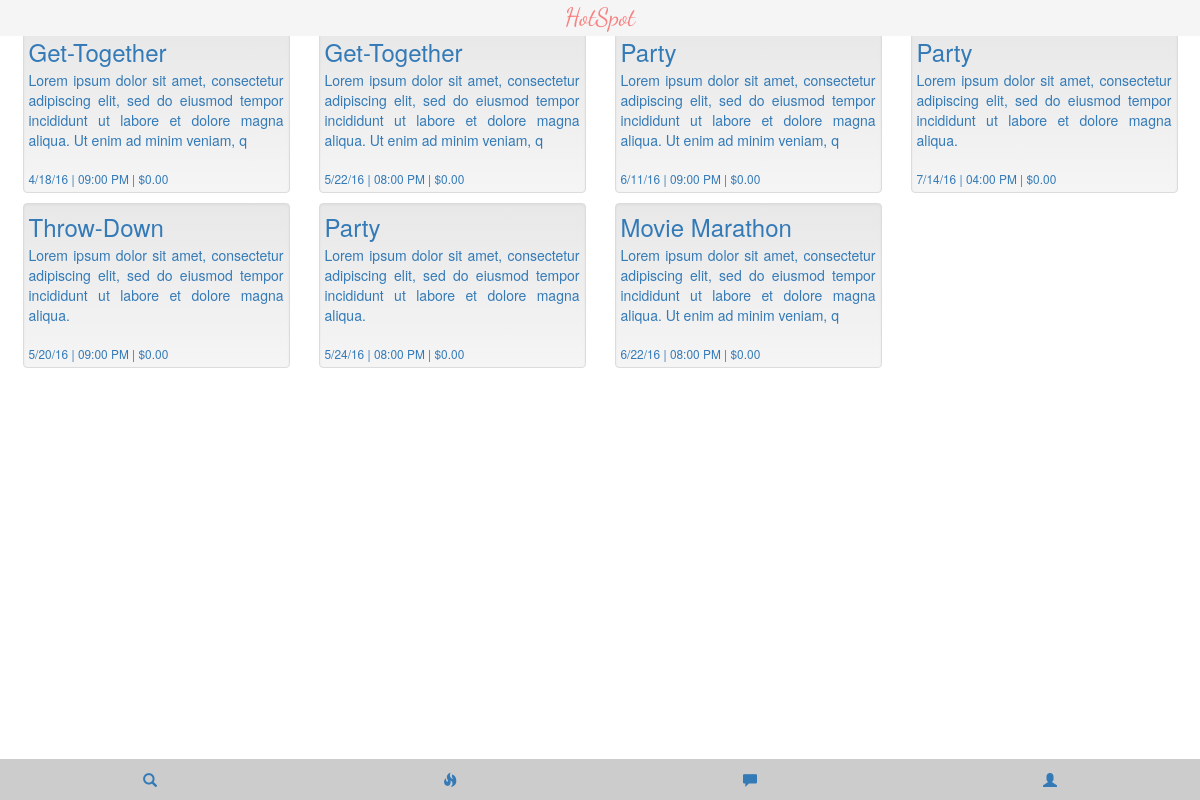
The page /list.php (signed in) on the database its author committed.
### tables this page shows
CREATE TABLE `event` (
  `E_ID` int(11) NOT NULL,
  `E_CREATOR` int(7) NOT NULL,
  `E_TITLE` char(255) NOT NULL,
  `E_LAT_DEG` int(2) NOT NULL,
  `E_LAT_MIN` int(2) NOT NULL,
  `E_LAT_SEC` int(2) NOT NULL,
  `E_LONG_DEG` int(2) NOT NULL,
  `E_LONG_MIN` int(2) NOT NULL,
  `E_LONG_SEC` tinyint(2) NOT NULL,
  `E_DATE` date NOT NULL,
  `E_TIME_START` time NOT NULL,
  `E_TIME_END` time DEFAULT NULL,
  `E_TYPE` varchar(255) NOT NULL,
  `E_DESC` longtext NOT NULL,
  `E_PRIVATE` char(1) NOT NULL,
  `E_AGE_GROUP` varchar(20) DEFAULT NULL,
  `E_PRICE` float(5,2) NOT NULL,
  `E_FOOD` char(1) NOT NULL,
  `E_FOOD_TYPE` char(3) DEFAULT NULL,
  `E_DRINK` char(1) NOT NULL,
  `E_DRINK_TYPE` char(3) DEFAULT NULL,
  `E_BYO` char(1) NOT NULL,
  `E_ATTIRE` char(1) NOT NULL,
  `E_ATTIRE_TYPE` char(3) DEFAULT NULL,
  `E_SPONSOR` char(1) NOT NULL,
  `E_SPONSOR_TITLE` char(255) DEFAULT NULL,
  `USER_U_ID` int(7) NOT NULL,
  `LT_FOOD_F_FOOD_TYPE` char(3) DEFAULT NULL,
  `LT_ATTIRE_ATT_ATTIRE_TYPE` char(3) DEFAULT NULL,
  `LT_DRINK_D_DRINK_TYPE` char(3) DEFAULT NULL,
  `LT_AGE_AGE_CODE` int(3) DEFAULT NULL,
  `E_MUSIC_TYPE` char(50) DEFAULT NULL
);

### list.php (the view, shortened to what this page needs)
<!DOCTYPE html>
<html lang="en">
  <head>
    <link rel="stylesheet" type="text/css" href="css/list.css">
    <link rel="stylesheet" href="css/bootstrap-theme.min.css">
  </head>
  <body>
    <div class="container">
      <?php include("header.php"); ?>
      <br style="line-height:38px;" />
      <div class="row">
        <?php
        include("connection.php");
        $sql = "select E_ID, E_TITLE, DATE_FORMAT(E_DATE,'%c/%e/%y'),
        TIME_FORMAT(E_TIME_START,'%h:%i %p'), SUBSTRING(E_DESC, 1, 150),
        E_PRICE from EVENT where E_DATE >= CURDATE() AND E_PRIVATE = 'N'
        order by E_DATE, E_TIME_START;";
        $result = $conn->query($sql);
        if ($result->num_rows > 0) {
          while($row = $result->fetch_assoc()) {
            $EID = $row["E_ID"];
            echo "<a href=\"event.php?EID=$EID\" class=\"item\">
            <div class=\"well\"><h3>".
            $row["E_TITLE"].
            "</h3><p class=\"text-justify\">".
            $row["SUBSTRING(E_DESC, 1, 150)"].
            "</p><br/><p class=\"small\">".
            $row["DATE_FORMAT(E_DATE,'%c/%e/%y')"].
            " | ".
            $row["TIME_FORMAT(E_TIME_START,'%h:%i %p')"].
            " | &#36;".
            $row["E_PRICE"].
            "</p></div></a>";
          }
        } else {
          echo "0 results";
        }
        ?>
      </div>
    </div>
    <div>
    <?php include("nav.php"); ?>
    </div>
  </body>
</html>

### rows shown on the page
event: E_TITLE "Get-Together", SUBSTRING "Lorem ipsum dolor sit amet, consectetur adipiscing elit, sed do eiusmod tempor incididunt ut labore et dolore magna aliqua. Ut enim ad minim veniam, q", DATE_FORMAT "4/18/16", TIME_FORMAT "09:00 PM", E_PRICE "0.00"
event: E_TITLE "Throw-Down", SUBSTRING "Lorem ipsum dolor sit amet, consectetur adipiscing elit, sed do eiusmod tempor incididunt ut labore et dolore magna aliqua.", DATE_FORMAT "5/20/16", TIME_FORMAT "09:00 PM", E_PRICE "0.00"
event: E_TITLE "Get-Together", SUBSTRING "Lorem ipsum dolor sit amet, consectetur adipiscing elit, sed do eiusmod tempor incididunt ut labore et dolore magna aliqua. Ut enim ad minim veniam, q", DATE_FORMAT "5/22/16", TIME_FORMAT "08:00 PM", E_PRICE "0.00"
event: E_TITLE "Party", SUBSTRING "Lorem ipsum dolor sit amet, consectetur adipiscing elit, sed do eiusmod tempor incididunt ut labore et dolore magna aliqua.", DATE_FORMAT "5/24/16", TIME_FORMAT "08:00 PM", E_PRICE "0.00"
event: E_TITLE "Party", SUBSTRING "Lorem ipsum dolor sit amet, consectetur adipiscing elit, sed do eiusmod tempor incididunt ut labore et dolore magna aliqua. Ut enim ad minim veniam, q", DATE_FORMAT "6/11/16", TIME_FORMAT "09:00 PM", E_PRICE "0.00"
event: E_TITLE "Movie Marathon", SUBSTRING "Lorem ipsum dolor sit amet, consectetur adipiscing elit, sed do eiusmod tempor incididunt ut labore et dolore magna aliqua. Ut enim ad minim veniam, q", DATE_FORMAT "6/22/16", TIME_FORMAT "08:00 PM", E_PRICE "0.00"
event: E_TITLE "Party", SUBSTRING "Lorem ipsum dolor sit amet, consectetur adipiscing elit, sed do eiusmod tempor incididunt ut labore et dolore magna aliqua.", DATE_FORMAT "7/14/16", TIME_FORMAT "04:00 PM", E_PRICE "0.00"
